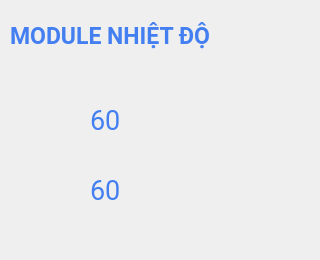
      <widget class="QWidget" name="moduleNhietDoOn">
       <widget class="QLabel" name="label_49">
        <property name="geometry">
         <rect>
          <x>10</x>
          <y>90</y>
          <width>71</width>
          <height>61</height>
         </rect>
        </property>
        <property name="styleSheet">
         <string notr="true">border-image: url(:/newPrefix/fileanh/icons8-temperature-80.png);</string>
        </property>
        <property name="text">
         <string/>
        </property>
       </widget>
       <widget class="QLabel" name="label_50">
        <property name="geometry">
         <rect>
          <x>20</x>
          <y>170</y>
          <width>61</width>
          <height>61</height>
         </rect>
        </property>
        <property name="styleSheet">
         <string notr="true">image: url(:/newPrefix/fileanh/icons8-humidity-80.png);</string>
        </property>
        <property name="text">
         <string/>
        </property>
       </widget>
       <widget class="QLabel" name="giatritroisang">
        <property name="geometry">
         <rect>
          <x>220</x>
          <y>170</y>
          <width>71</width>
          <height>61</height>
         </rect>
        </property>
        <property name="styleSheet">
         <string notr="true">border-image: url(:/newPrefix/fileanh/icons8-full-moon-96.png);</string>
        </property>
        <property name="text">
         <string/>
        </property>
       </widget>
       <widget class="QLabel" name="giatritroitoi">
        <property name="geometry">
         <rect>
          <x>220</x>
          <y>90</y>
          <width>71</width>
          <height>61</height>
         </rect>
        </property>
        <property name="styleSheet">
         <string notr="true">
border-image: url(:/newPrefix/fileanh/icons8-new-moon-96.png);</string>
        </property>
        <property name="text">
         <string/>
        </property>
       </widget>
       <widget class="QLabel" name="label_72">
        <property name="geometry">
         <rect>
          <x>0</x>
          <y>0</y>
          <width>311</width>
          <height>251</height>
         </rect>
        </property>
        <property name="styleSheet">
         <string notr="true">border-image: url(:/newPrefix/fileanh/background1.jpg);
				border-top-left-radius: 20px;
				border-top-right-radius: 20px;
				border-bottom-right-radius: 20px;
				border-bottom-left-radius: 20px;</string>
        </property>
        <property name="text">
         <string/>
        </property>
       </widget>
       <widget class="QLabel" name="giatrinhietdo">
        <property name="geometry">
         <rect>
          <x>90</x>
          <y>100</y>
          <width>121</width>
          <height>41</height>
         </rect>
        </property>
        <property name="font">
         <font>
          <family>Roboto</family>
          <pointsize>20</pointsize>
         </font>
        </property>
        <property name="styleSheet">
         <string notr="true">				color: rgb(67, 127, 241);
				</string>
        </property>
        <property name="text">
         <string>60</string>
        </property>
       </widget>
       <widget class="QLabel" name="giatridoam">
        <property name="geometry">
         <rect>
          <x>90</x>
          <y>170</y>
          <width>131</width>
          <height>41</height>
         </rect>
        </property>
        <property name="font">
         <font>
          <family>Roboto</family>
          <pointsize>20</pointsize>
         </font>
        </property>
        <property name="styleSheet">
         <string notr="true">				color: rgb(67, 127, 241);
				</string>
        </property>
        <property name="text">
         <string>60</string>
        </property>
       </widget>
       <widget class="QLabel" name="label_82">
        <property name="geometry">
         <rect>
          <x>10</x>
          <y>10</y>
          <width>201</width>
          <height>51</height>
         </rect>
        </property>
        <property name="font">
         <font>
          <family>Roboto</family>
          <pointsize>17</pointsize>
          <weight>75</weight>
          <bold>true</bold>
         </font>
        </property>
        <property name="styleSheet">
         <string notr="true">				color: rgb(67, 127, 241);
				</string>
        </property>
        <property name="text">
         <string>MODULE NHIỆT ĐỘ</string>
        </property>
        <property name="scaledContents">
         <bool>false</bool>
        </property>
        <property name="textInteractionFlags">
         <set>Qt::LinksAccessibleByMouse</set>
        </property>
       </widget>
       <widget class="QLabel" name="onModuleNhietDo">
        <property name="geometry">
         <rect>
          <x>220</x>
          <y>10</y>
          <width>81</width>
          <height>61</height>
         </rect>
        </property>
        <property name="styleSheet">
         <string notr="true">border-image: url(:/newPrefix/fileanh/icons8-done-40.png);</string>
        </property>
        <property name="text">
         <string/>
        </property>
       </widget>
       <widget class="QLabel" name="offModuleNhietDo">
        <property name="geometry">
         <rect>
          <x>220</x>
          <y>10</y>
          <width>81</width>
          <height>61</height>
         </rect>
        </property>
        <property name="styleSheet">
         <string notr="true">border-image: url(:/newPrefix/fileanh/icons8-close-40.png);</string>
        </property>
        <property name="text">
         <string/>
        </property>
       </widget>
       <zorder>label_72</zorder>
       <zorder>label_49</zorder>
       <zorder>label_50</zorder>
       <zorder>giatritroisang</zorder>
       <zorder>giatritroitoi</zorder>
       <zorder>giatrinhietdo</zorder>
       <zorder>giatridoam</zorder>
       <zorder>label_82</zorder>
       <zorder>onModuleNhietDo</zorder>
       <zorder>offModuleNhietDo</zorder>
      </widget>
